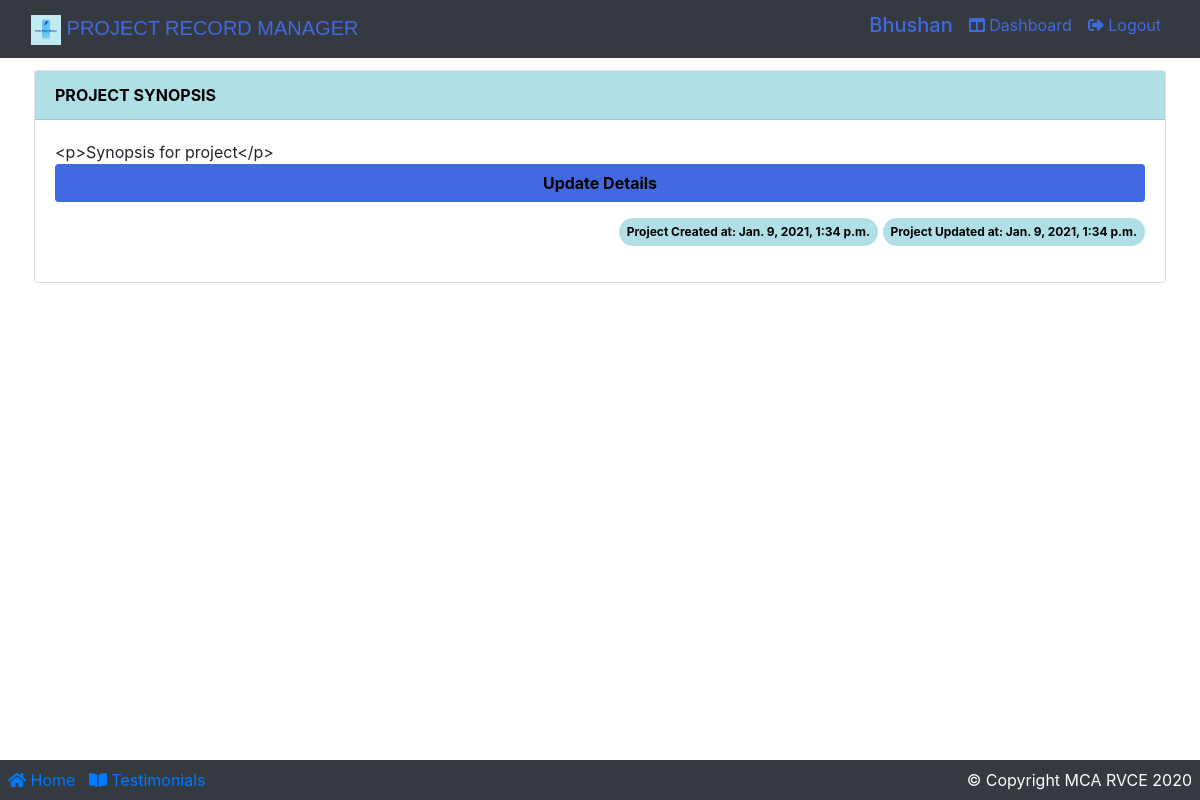
Page /projectsynopsis/ (signed in) on the earlier database version.
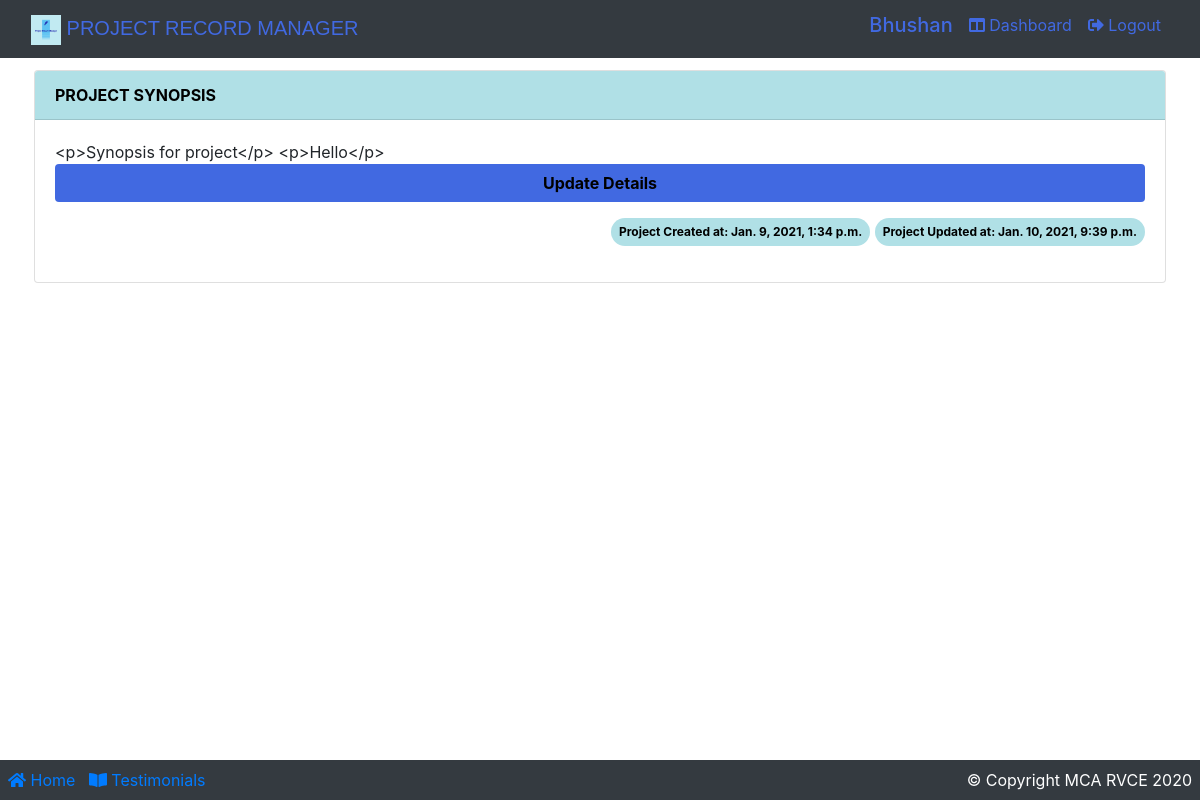
Same page on the later database version.
### app/models.py (models this page shows)
class ProjectSynopsis(models.Model):
    scrum_master = models.CharField(max_length=100, default="scrum master")
    project_title = models.ForeignKey(
        Team, on_delete=models.CASCADE, null=True)
    synopsis = HTMLField()
    created_at = models.DateTimeField(auto_now_add=True)
    updated_at = models.DateTimeField(auto_now=True)
    def __str__(self):
        return str(self.project_title) + "synopsis"

### app/views.py (the view, shortened to what this page needs)
# urls.py: path('projectsynopsis/', views.projectSynopsisCreation, name="projectsynopsis"),
def projectSynopsisCreation(request):
    needToUpdate = False
    needToUpdateidt = False
    queryset2 = Team.objects.filter(owner=(request.user.name + " " + request.user.email))
    queryset3 = Team.objects.filter(partner=request.user.id)
    idTitle = ""
    if queryset2:
        for data in queryset3 or queryset2:
            idTitle = int(data.id)
    if queryset3:
        for data in queryset3 or queryset2:
            idTitle = int(data.id)
    queryset = ProjectSynopsis.objects.filter(scrum_master=request.user.name)
    idt = ProjectSynopsis.objects.filter(project_title=idTitle)
    print("==> idt ", idt)
    count = 0
    c1 = 0
    if idt:
        for data in idt:
            proj_title = data.project_title
            print("title from Project when title comes from team", data.project_title)
            if data:
                c1 = c1 + 1
            if c1 == 1:
                needToUpdateidt = True
    print(count, c1)
    print(needToUpdate, needToUpdateidt)
    if request.method == 'POST':
        formy = ProjectSynopsisForm(request.POST, request.FILES)
        if formy.is_valid():
            formy.save()
            project_title = formy.cleaned_data.get('project_title')
            messages.success(request, f'Synopsis created for {project_title}.')
            return redirect('projectsynopsis')
    else:
        formy = ProjectSynopsisForm()
    return render(request, 'project/project_synopsis.html',
                  {'formy': formy, 'needToUpdate': needToUpdate,
                   'queryset': queryset,
                   'idt': idt,
                   "needToUpdateidt": needToUpdateidt})

### app/models.py (called while the page is built)
    @property
    def is_active(self):
        return self.active

    @property
    def is_student(self):
        return self.isstudent

    @property
    def is_faculty(self):
        return self.isfaculty

    def __str__(self):
        return self.name + ' ' + self.email

    def __str__(self):
        return self.name + ' ' + self.email

    def __str__(self):
        return str(self.title) + ", Student1:  " + str(self.owner) + ", student2:  " + str(
            self.partner) + ", Guide:  " + str(self.guide)

### templates/project/project_synopsis.html (shortened to what this page needs)
{% extends 'base.html' %}
{% load static %}
{% load crispy_forms_tags %}
{% block content %}
    <div class="container p-1">
        <div class="card mt-2">
            <div class="card-header font-weight-bold" style="background:powderblue; color:black;">
                PROJECT SYNOPSIS
            </div>
            <div class="card-body">
                {% if needToUpdate == False and needToUpdateidt == False %}
                    <form action="{% url 'projectsynopsis' %}" method="POST" enctype="multipart/form-data">
                        {% csrf_token %}
                        <div class="form-row">
                            <div class="form-group col-md-12 mb-0">
                                <div id="div_id_scrum_master" class="form-group">
                                    <label for="id_scrum_master" class=" requiredField">
                                        Scrum master<span class="asteriskField">*</span>
                                    </label>
                                    <div class="">
                                        <input type="text" name="scrum_master" value="{{ user.name }}" maxlength="100"
                                               class="textinput textInput form-control"
                                               id="id_scrum_master" readonly>
                                    </div>
                                </div>
                            </div>
                        </div>
                        <div class="form-row">
                            <div class="form-group col-md-12 mb-0">
                                {{ formy.project_title|as_crispy_field }}
                            </div>
                        </div>
                        <div class="form-row">
                            <div class="form-group col-md-12 mb-0">
                                {{ formy.synopsis|as_crispy_field }}
                            </div>
                        </div>
                        <div class="form-row">
                            <div class="form-group col-md-8 mb-0 offset-1">
                                <button type="submit" class="btn btn-block font-weight-bold"
                                        style="background: royalblue;color: black; ">Submit Details
                                </button>
                            </div>
                        </div>
                    </form>
                {% else %}
                    {% for data in idt %}
                        {{ data.synopsis }}
                        <a href="{% url 'updateSynopsis' data.id %}" class="btn btn-block font-weight-bold"
                           style="background: royalblue;color: black; ">Update Details
                        </a>
                        <div class="container text-right m-2 p-2">
                            <span class="badge badge-info badge-pill p-2 font-weight-bolder" style="background:powderblue; color:black;">Project Created at: {{ data.created_at }}</span>
                            <span class="badge badge-info badge-pill p-2 font-weight-bolder" style="background:powderblue; color:black;">Project Updated at: {{ data.updated_at }}</span>
                        </div>
                    {% endfor %}
                {% endif %}
            </div>
        </div>
    </div>
{% endblock %}

Differences in the rows shown:
changed ProjectSynopsis: synopsis "<p>Synopsis for project</p>" → "<p>Synopsis for project</p> <p>Hello</p>"; updated_at "Jan. 9, 2021, 1:34 p.m." → "Jan. 10, 2021, 9:39 p.m."
